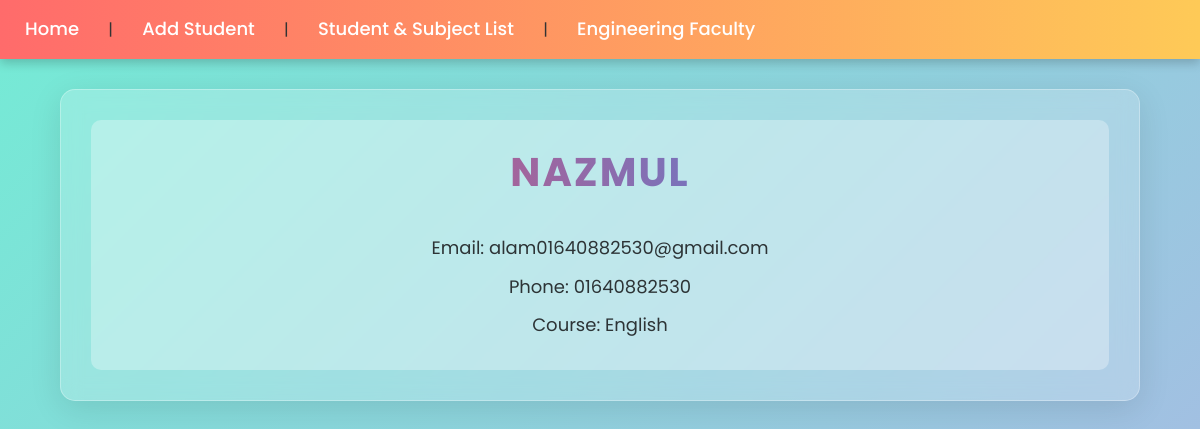
Screenshot of /student/1/ with the database file from the repository.
### students/models.py (models this page shows, shortened)
class Student(models.Model):
    DEPARTMENT_CHOICES = (
        ('CSE', 'Computer Science & Engineering'),
        ('EEE', 'Electrical & Electronic Engineering'),
        ('CIVIL', 'Civil Engineering'),
        ('ME', 'Mechanical Engineering'),
    )
    name = models.CharField(max_length=100)
    email = models.EmailField(unique=True)
    phone = models.CharField(max_length=15)
    course = models.CharField(max_length=100)
    department = models.CharField(max_length=10, choices=DEPARTMENT_CHOICES)  # default মুছে দিয়েছি

### students/views.py (the view)
# urls.py: path('student/<int:pk>/', StudentDetailView.as_view(), name='student_detail'),
class StudentDetailView(DetailView):
    model = Student
    template_name = 'students/student_detail.html'

### students/templates/students/student_detail.html
{% extends 'students/base.html' %}
{% block content %}
    <div class="student-detail">
        <h1>{{ object.name }}</h1>
        <p>Email: {{ object.email }}</p>
        <p>Phone: {{ object.phone }}</p>
        <p>Course: {{ object.course }}</p>
    </div>
{% endblock %}

### static/css/style.css (style rules this page uses)
* { margin: 0; padding: 0; box-sizing: border-box; font-family: 'Poppins', sans-serif; }
body { background: linear-gradient(135deg, #74ebd5, #acb6e5); color: #333; line-height: 1.6; min-height: 100vh; }
h1 { text-align: center; color: #2d3436; margin-bottom: 30px; font-size: 2.5rem; text-transform: uppercase; letter-spacing: 2px; background: linear-gradient(to right, #ff4757, #1e90ff); -webkit-background-clip: text; -webkit-text-fill-color: transparent; }
.student-detail { text-align: center; padding: 20px; background: rgba(255, 255, 255, 0.3); border-radius: 10px; }
.student-detail p { margin: 10px 0; font-size: 18px; color: #2d3436; }

### rows the page displays
Student: name "NAZMUL", email "alam01640882530@gmail.com", phone "01640882530", course "English"
